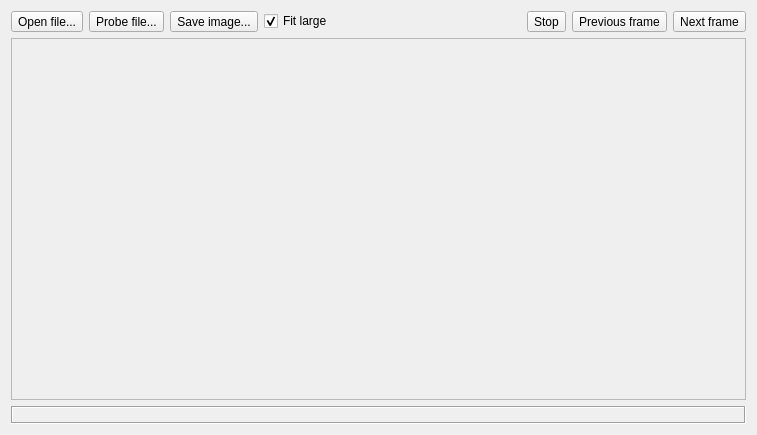
<?xml version="1.0" encoding="UTF-8"?>
<ui version="4.0">
 <class>QtSail</class>
 <widget class="QWidget" name="QtSail">
  <property name="geometry">
   <rect>
    <x>0</x>
    <y>0</y>
    <width>757</width>
    <height>435</height>
   </rect>
  </property>
  <property name="windowTitle">
   <string>Qt SAIL demo [advanced]</string>
  </property>
  <layout class="QGridLayout" name="gridLayout">
   <item row="0" column="0">
    <layout class="QHBoxLayout" name="horizontalLayout">
     <item>
      <widget class="QToolButton" name="pushOpen">
       <property name="text">
        <string>Open file...</string>
       </property>
      </widget>
     </item>
     <item>
      <widget class="QToolButton" name="pushProbe">
       <property name="text">
        <string>Probe file...</string>
       </property>
      </widget>
     </item>
     <item>
      <widget class="QToolButton" name="pushSave">
       <property name="text">
        <string>Save image...</string>
       </property>
      </widget>
     </item>
     <item>
      <widget class="QCheckBox" name="checkFit">
       <property name="text">
        <string>Fit large</string>
       </property>
       <property name="checked">
        <bool>true</bool>
       </property>
      </widget>
     </item>
     <item>
      <spacer name="horizontalSpacer">
       <property name="orientation">
        <enum>Qt::Horizontal</enum>
       </property>
       <property name="sizeHint" stdset="0">
        <size>
         <width>40</width>
         <height>20</height>
        </size>
       </property>
      </spacer>
     </item>
     <item>
      <widget class="QToolButton" name="pushStop">
       <property name="text">
        <string>Stop</string>
       </property>
      </widget>
     </item>
     <item>
      <widget class="QToolButton" name="pushPrevious">
       <property name="text">
        <string>Previous frame</string>
       </property>
      </widget>
     </item>
     <item>
      <widget class="QToolButton" name="pushNext">
       <property name="text">
        <string>Next frame</string>
       </property>
      </widget>
     </item>
    </layout>
   </item>
   <item row="2" column="0">
    <widget class="QLabel" name="labelStatus">
     <property name="font">
      <font>
       <weight>75</weight>
       <bold>true</bold>
      </font>
     </property>
     <property name="frameShape">
      <enum>QFrame::Box</enum>
     </property>
     <property name="frameShadow">
      <enum>QFrame::Sunken</enum>
     </property>
     <property name="textInteractionFlags">
      <set>Qt::LinksAccessibleByMouse|Qt::TextSelectableByMouse</set>
     </property>
    </widget>
   </item>
   <item row="1" column="0">
    <widget class="QScrollArea" name="scrollArea">
     <property name="widgetResizable">
      <bool>true</bool>
     </property>
     <widget class="QWidget" name="scrollAreaWidgetContents">
      <property name="geometry">
       <rect>
        <x>0</x>
        <y>0</y>
        <width>733</width>
        <height>353</height>
       </rect>
      </property>
     </widget>
    </widget>
   </item>
  </layout>
 </widget>
 <tabstops>
  <tabstop>pushOpen</tabstop>
  <tabstop>pushProbe</tabstop>
  <tabstop>pushSave</tabstop>
  <tabstop>checkFit</tabstop>
  <tabstop>pushStop</tabstop>
  <tabstop>pushPrevious</tabstop>
  <tabstop>pushNext</tabstop>
  <tabstop>scrollArea</tabstop>
 </tabstops>
 <resources/>
 <connections/>
 <designerdata>
  <property name="gridDeltaX">
   <number>5</number>
  </property>
  <property name="gridDeltaY">
   <number>5</number>
  </property>
  <property name="gridSnapX">
   <bool>true</bool>
  </property>
  <property name="gridSnapY">
   <bool>true</bool>
  </property>
  <property name="gridVisible">
   <bool>true</bool>
  </property>
 </designerdata>
</ui>
